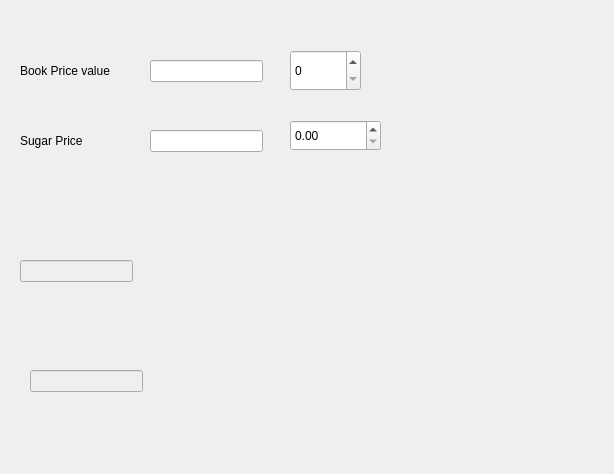
<?xml version="1.0" encoding="UTF-8"?>
<ui version="4.0">
 <class>Dialog</class>
 <widget class="QDialog" name="Dialog">
  <property name="geometry">
   <rect>
    <x>0</x>
    <y>0</y>
    <width>614</width>
    <height>474</height>
   </rect>
  </property>
  <property name="windowTitle">
   <string>Dialog</string>
  </property>
  <widget class="QLabel" name="label">
   <property name="geometry">
    <rect>
     <x>20</x>
     <y>60</y>
     <width>111</width>
     <height>21</height>
    </rect>
   </property>
   <property name="text">
    <string>Book Price value</string>
   </property>
  </widget>
  <widget class="QLabel" name="label_2">
   <property name="geometry">
    <rect>
     <x>20</x>
     <y>130</y>
     <width>151</width>
     <height>21</height>
    </rect>
   </property>
   <property name="text">
    <string>Sugar Price</string>
   </property>
  </widget>
  <widget class="QLabel" name="labelTotalAmount">
   <property name="geometry">
    <rect>
     <x>350</x>
     <y>290</y>
     <width>131</width>
     <height>31</height>
    </rect>
   </property>
   <property name="text">
    <string/>
   </property>
  </widget>
  <widget class="QSpinBox" name="spinBoxBookQty">
   <property name="geometry">
    <rect>
     <x>290</x>
     <y>50</y>
     <width>71</width>
     <height>41</height>
    </rect>
   </property>
  </widget>
  <widget class="QDoubleSpinBox" name="doubleSpinBoxSugarWeight">
   <property name="geometry">
    <rect>
     <x>290</x>
     <y>120</y>
     <width>91</width>
     <height>31</height>
    </rect>
   </property>
  </widget>
  <widget class="QLineEdit" name="lineEditBookPrice">
   <property name="geometry">
    <rect>
     <x>150</x>
     <y>60</y>
     <width>113</width>
     <height>22</height>
    </rect>
   </property>
  </widget>
  <widget class="QLineEdit" name="lineEditBookAmount">
   <property name="enabled">
    <bool>false</bool>
   </property>
   <property name="geometry">
    <rect>
     <x>30</x>
     <y>370</y>
     <width>113</width>
     <height>22</height>
    </rect>
   </property>
  </widget>
  <widget class="QLineEdit" name="lineEditSugarPrice">
   <property name="geometry">
    <rect>
     <x>150</x>
     <y>130</y>
     <width>113</width>
     <height>22</height>
    </rect>
   </property>
  </widget>
  <widget class="QLineEdit" name="lineEditSugarAmount">
   <property name="enabled">
    <bool>false</bool>
   </property>
   <property name="geometry">
    <rect>
     <x>20</x>
     <y>260</y>
     <width>113</width>
     <height>22</height>
    </rect>
   </property>
  </widget>
 </widget>
 <resources/>
 <connections/>
</ui>
